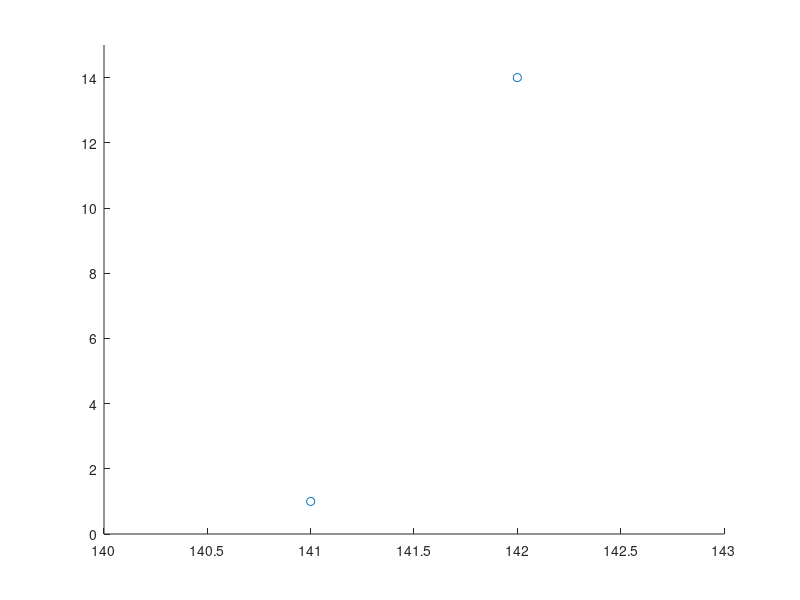

The MATLAB source for this figure:
clear all 
clear variables
clc

hold on

X = [141 142];
Y= [1 14];

figure(1);

% xaxi
axis([140 143 0 15]);
plot(X, Y, 'o');